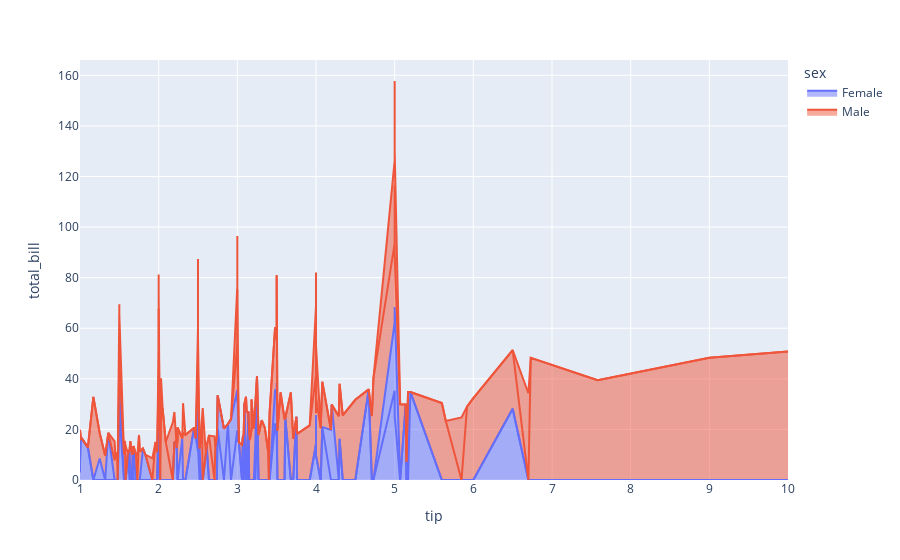

Write notebook code for a chart like this one.
### Code cell
fig = px.area(tips, x='tip', y='total_bill', color='sex', line_group='time')
fig.show()

### Figure 1 — Plotly figure (JSON) as saved in the notebook; plotly's stock layout.template omitted (floating-point values rounded to 4 significant figures)
{"data": [{"fillpattern": {"shape": ""}, "hovertemplate": "sex=Female<br>time=Dinner<br>tip=%{x}<br>total_bill=%{y}<extra></extra>", "legendgroup": "Female", "line": {"color": "#636efa"}, "marker": {"symbol": "circle"}, "mode": "lines", "name": "Female", "orientation": "v", "showlegend": true, "stackgroup": "1", "type": "scatter", "x": [1.01, 3.61, 5, 3.02, 1.67, 3.5, 2.75, 2.23, 3, 3, 2.45, 3.07, 2.6, 5.2, 1.5, 2.47, 1, 3, 3.14, 5, 2.2, 1, 4.3, 3.25, 2.5, 3, 2.5, 3.48, 4.08, 4, 1, 4, 3.5, 5.14, 3.75, 2.61, 2, 3, 1.61, 2, 4, 3.5, 3.5, 2.23, 2.5, 6.5, 1.1, 3.09, 2.88, 4.67, 2, 3], "xaxis": "x", "y": [16.99, 24.59, 35.26, 14.83, 10.33, 16.97, 20.29, 15.77, 19.65, 15.06, 20.69, 16.93, 10.29, 34.81, 26.41, 16.45, 3.07, 17.07, 26.86, 25.28, 14.73, 5.75, 16.32, 22.75, 11.35, 15.38, 44.3, 22.42, 20.92, 14.31, 7.25, 25.71, 17.31, 29.85, 25, 13.39, 16.21, 17.51, 10.59, 10.63, 9.6, 20.9, 18.15, 12.76, 13.27, 28.17, 12.9, 30.14, 22.12, 35.83, 27.18, 18.78], "yaxis": "y"}, {"fillpattern": {"shape": ""}, "hovertemplate": "sex=Female<br>time=Lunch<br>tip=%{x}<br>total_bill=%{y}<extra></extra>", "legendgroup": "Female", "line": {"color": "#636efa"}, "marker": {"symbol": "circle"}, "mode": "lines", "name": "Female", "orientation": "v", "showlegend": false, "stackgroup": "1", "type": "scatter", "x": [1.83, 5.17, 1.5, 1.8, 2.92, 1.68, 2.52, 4.2, 2, 2, 2.83, 1.5, 2, 3.25, 1.25, 2, 2, 2.75, 3.5, 5, 2.3, 1.5, 1.36, 1.63, 4.19, 5, 2, 2.01, 2, 2.5, 3.23, 3.48, 3, 2.5, 2], "xaxis": "x", "y": [10.07, 34.83, 10.65, 12.43, 24.08, 13.42, 12.48, 29.8, 14.52, 11.38, 20.27, 11.17, 12.26, 18.26, 8.51, 10.33, 14.15, 13.16, 17.47, 27.05, 16.43, 8.35, 18.64, 11.87, 19.81, 43.11, 13, 12.74, 13, 16.4, 16.47, 13.42, 15.98, 16.27, 10.09], "yaxis": "y"}, {"fillpattern": {"shape": ""}, "hovertemplate": "sex=Male<br>time=Dinner<br>tip=%{x}<br>total_bill=%{y}<extra></extra>", "legendgroup": "Male", "line": {"color": "#EF553B"}, "marker": {"symbol": "circle"}, "mode": "lines", "name": "Male", "orientation": "v", "showlegend": true, "stackgroup": "1", "type": "scatter", "x": [1.66, 3.5, 3.31, 4.71, 2, 3.12, 1.96, 3.23, 1.71, 1.57, 3, 3.92, 3.71, 3.35, 4.08, 7.58, 3.18, 2.34, 2, 2, 4.3, 1.45, 2.5, 3.27, 3.6, 2, 2.31, 5, 2.24, 2.54, 3.06, 1.32, 5.6, 3, 5, 6, 2.05, 3, 2.5, 1.56, 4.34, 3.51, 3, 1.76, 6.73, 3.21, 2, 1.98, 3.76, 2.64, 3.15, 2.01, 2.09, 1.97, 1.25, 3.08, 3, 3.5, 4.73, 4, 1.5, 3, 1.5, 1.64, 4.06, 4.29, 3.76, 3, 4, 2.55, 5.07, 2.5, 2, 2.74, 2, 2, 5, 2, 3.5, 2.5, 2, 3.48, 2.24, 4.5, 10, 3.16, 5.15, 3.18, 4, 3.11, 2, 2, 3.55, 3.68, 5.65, 3.5, 6.5, 3, 5, 2, 4, 1.5, 3.41, 3, 2.03, 2, 5.16, 9, 3, 1.5, 1.44, 3, 2.72, 2, 3, 3.39, 1.47, 3, 1.25, 1, 1.17, 5.92, 2, 1.75], "xaxis": "x", "y": [10.34, 21.01, 23.68, 25.29, 8.77, 26.88, 15.04, 14.78, 10.27, 15.42, 18.43, 21.58, 16.29, 20.65, 17.92, 39.42, 19.82, 17.81, 13.37, 12.69, 21.7, 9.55, 18.35, 17.78, 24.06, 16.31, 18.69, 31.27, 16.04, 17.46, 13.94, 9.68, 30.4, 18.29, 22.23, 32.4, 28.55, 18.04, 12.54, 9.94, 25.56, 19.49, 38.01, 11.24, 48.27, 20.29, 13.81, 11.02, 18.29, 17.59, 20.08, 20.23, 15.01, 12.02, 10.51, 17.92, 28.97, 22.49, 40.17, 27.28, 12.03, 21.01, 12.46, 15.36, 20.49, 25.21, 18.24, 14, 38.07, 23.95, 29.93, 14.07, 13.13, 17.26, 24.55, 19.77, 48.17, 16.49, 21.5, 12.66, 13.81, 24.52, 20.76, 31.71, 50.81, 15.81, 7.25, 31.85, 16.82, 32.9, 17.89, 14.48, 34.63, 34.65, 23.33, 45.35, 23.17, 40.55, 20.69, 30.46, 23.1, 15.69, 26.59, 38.73, 24.27, 30.06, 25.89, 48.33, 28.15, 11.59, 7.74, 20.45, 13.28, 24.01, 15.69, 11.61, 10.77, 15.53, 10.07, 12.6, 32.83, 29.03, 22.67, 17.82], "yaxis": "y"}, {"fillpattern": {"shape": ""}, "hovertemplate": "sex=Male<br>time=Lunch<br>tip=%{x}<br>total_bill=%{y}<extra></extra>", "legendgroup": "Male", "line": {"color": "#EF553B"}, "marker": {"symbol": "circle"}, "mode": "lines", "name": "Male", "orientation": "v", "showlegend": false, "stackgroup": "1", "type": "scatter", "x": [4, 3, 2.71, 3, 3.4, 5, 2.03, 2, 4, 5.85, 3, 2.31, 2.5, 2, 1.48, 2.18, 1.5, 2, 6.7, 5, 1.73, 2, 2.56, 2.02, 4, 1.44, 2, 2, 4, 4, 2.2, 1.92, 1.58], "xaxis": "x", "y": [27.2, 22.76, 17.29, 19.44, 16.66, 32.68, 15.98, 13.03, 18.28, 24.71, 21.16, 11.69, 14.26, 15.95, 8.52, 22.82, 19.08, 16, 34.3, 41.19, 9.78, 7.51, 28.44, 15.48, 16.58, 7.56, 10.34, 13.51, 18.71, 20.53, 12.16, 8.58, 13.42], "yaxis": "y"}], "layout": {"legend": {"title": {"text": "sex"}, "tracegroupgap": 0}, "margin": {"t": 60}, "xaxis": {"anchor": "y", "domain": [0, 1], "title": {"text": "tip"}}, "yaxis": {"anchor": "x", "domain": [0, 1], "title": {"text": "total_bill"}}}}
